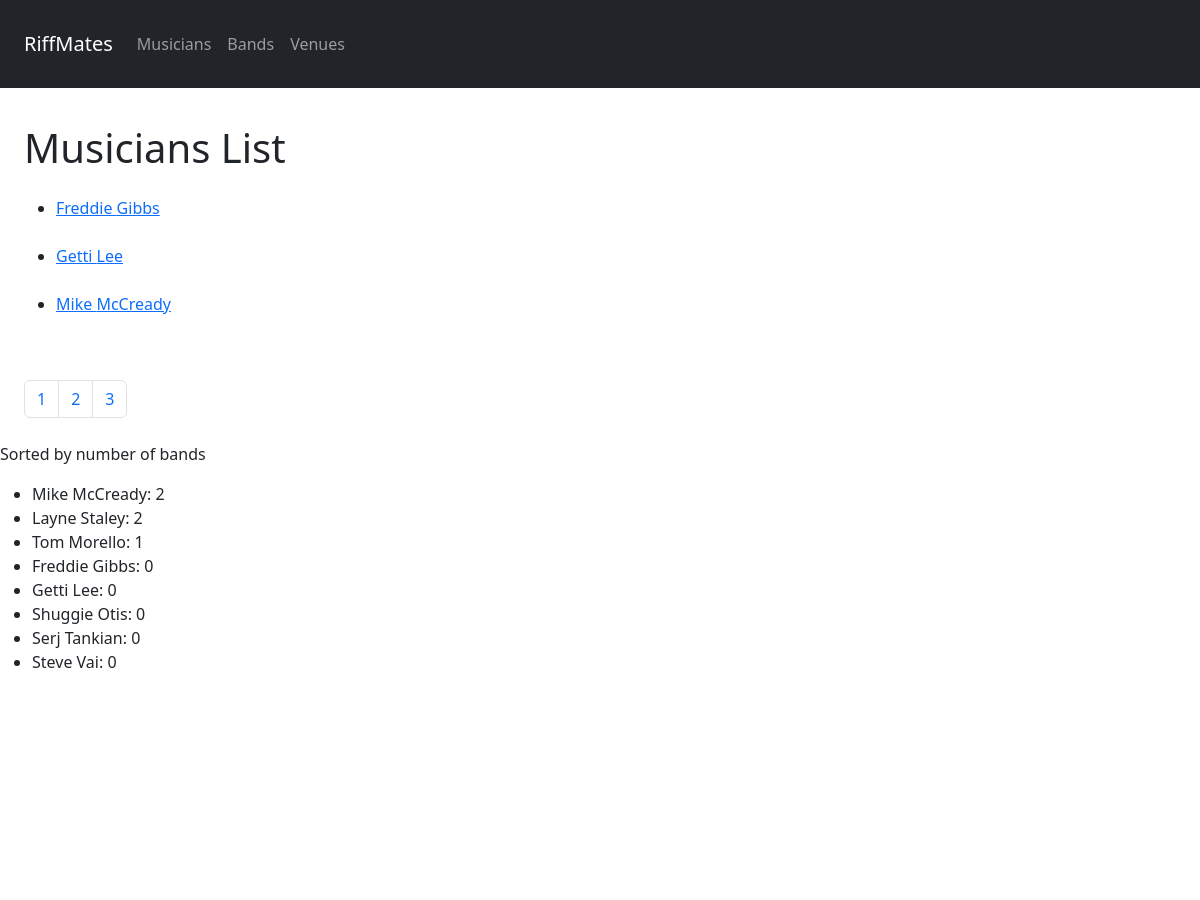
Page /bands/musicians (upper part) on the earlier database version.
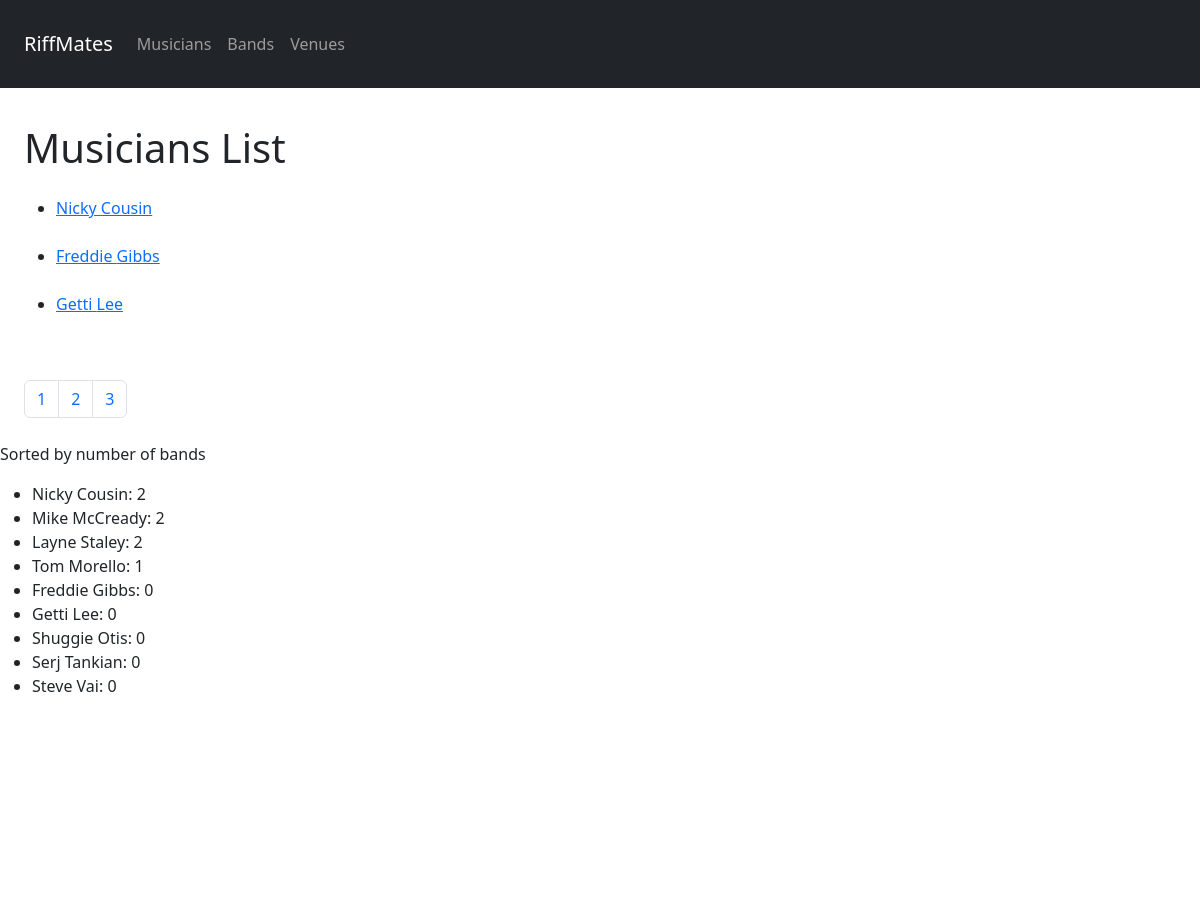
Same page on the later database version.
### bands/models.py (models this page shows, shortened)
class Musician(models.Model):
    first_name = models.CharField(max_length=30)
    last_name = models.CharField(max_length=30)
    birth_date = models.DateField()

### bands/views.py (the view)
# urls.py: path('musicians', views.get_musicians, name="musicians"),
def get_musicians(request):
    musicians = Musician.objects.all().order_by("last_name")
    paginator = Paginator(musicians, 3)
    page_num = request.GET.get('page', 1)
    page_num  = int(page_num) # URLs are text, convert any value to an integer
    if page_num < 1: # Min value for 'page' = 1
        page_num = 1
    elif page_num > paginator.num_pages:
        page_num = paginator.num_pages
    page = paginator.page(page_num) # Returns a Page object with the given page_num based index
    musicians_bands = {}
    for musician in musicians:
        musicians_bands[musician.first_name + " " + musician.last_name] = len(musician.band_set.all())
    sorted_musicians_bands = sorted(musicians_bands.items(), key=lambda x:x[1], reverse=True)
    data = {
        'musicians': page.object_list, # list of objects in as 'musicians'
        'page': page, # page object,
        'sorted_musicians_bands': sorted_musicians_bands
    }
    return render(request, "musicians.html", data)

### templates/musicians.html (shortened to what this page needs)
{% extends "base.html" %}
{% block content %}
<div class="p-4">
  <h1>Musicians List</h1>
  <ul>
      {% for musician in musicians %}
        <div class="mt-4">
          <li>
            <a href="{% url 'musician' musician.id %}">{{ musician.first_name }} {{ musician.last_name }}</a>
          </li>
        </div>
      {% endfor %}
  </ul>
</div>
<div class="m-4">
  <nav>
    <ul class="pagination">
      {% if page.has_next %}
        {% if page.next_page_number == page.paginator.num_pages %}
            <li class="page-item">
              <a class="page-link" href="{% url 'musicians' %}?page={{page.next_page_number}}">{{ page.next_page_number }}</a>
            </li>
        {% else %}
            <li class="page-item">
              <a class="page-link" href="#">{{ page.number }}</a>
            </li>
            <li class="page-item">
              <a class="page-link" href="{% url 'musicians' %}?page={{page.next_page_number}}">{{ page.next_page_number }}</a>
            </li>
            <li class="page-item">
              <a class="page-link" href="{% url 'musicians' %}?page={{page.paginator.num_pages }}">{{ page.paginator.num_pages }}</a>
            </li>
        {% endif %}
      {% endif %}
    </ul>
  </nav>
</div>
<p>Sorted by number of bands</p>
<ul>
  {% for musician_band in sorted_musicians_bands %}
    <li>{{musician_band.0 }}: {{ musician_band.1 }}</li>
  {% endfor %}
</ul>
{% endblock content %}

Differences in the rows shown:
no longer on this page (row unchanged): Musician: first_name "Mike", last_name "McCready"
added Musician: first_name "Nicky", last_name "Cousin"
Other differences:
new list line: "Nicky Cousin : 2"
